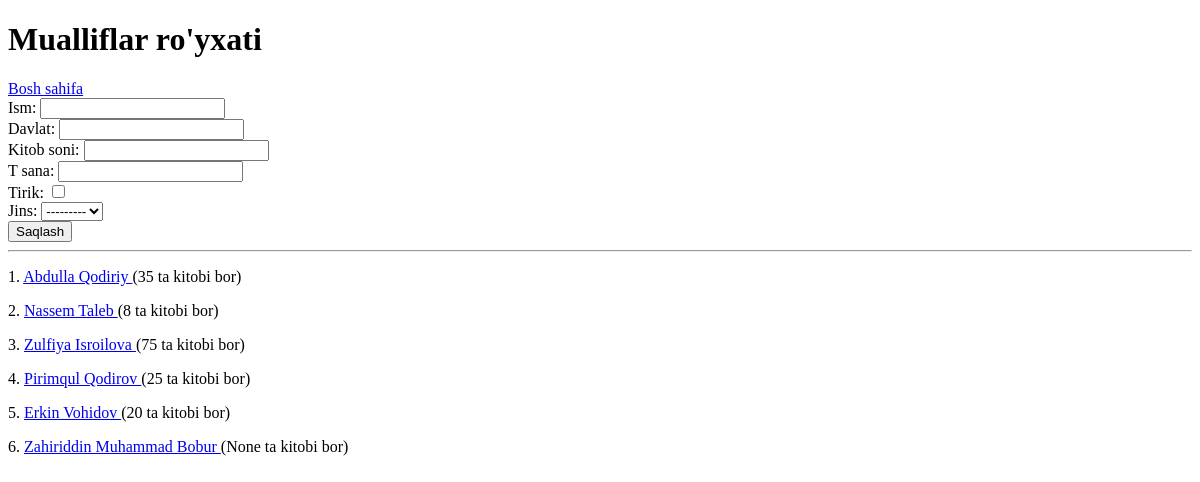
Page /mualliflar/ on the earlier database version.
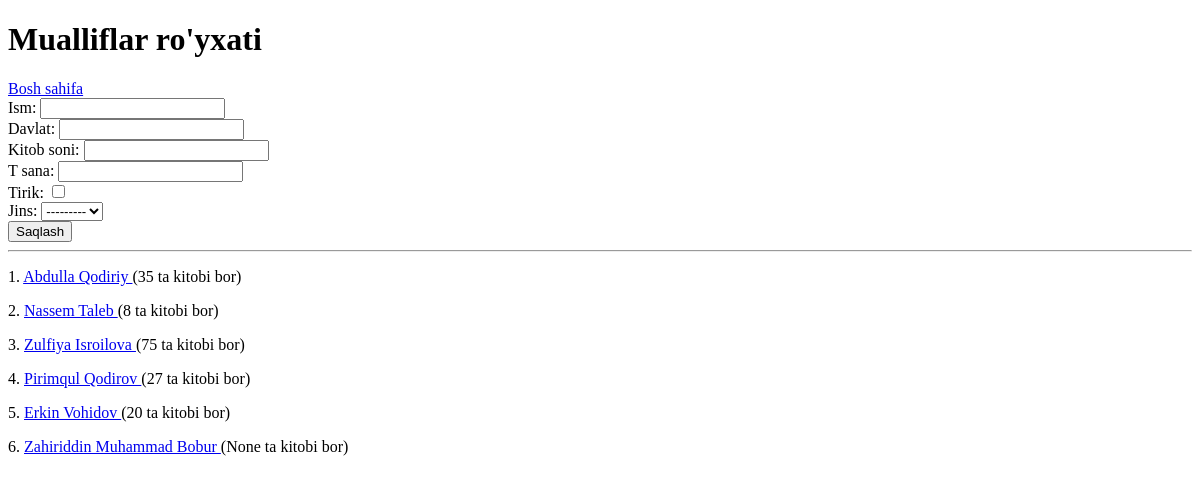
Same page on the later database version.
### main/models.py (models this page shows, shortened)
class Muallif(models.Model):
    JINS_CHOICES = (
        ('Erkak', "Erkak"),
        ('Ayol', 'Ayol')
    )
    ism = models.CharField(max_length=100)
    davlat = models.CharField(max_length=100)
    kitob_soni = models.PositiveSmallIntegerField(null=True, blank=True)
    t_sana = models.DateField()
    tirik = models.BooleanField(default=False)
    jins = models.CharField(max_length=10, choices=JINS_CHOICES)
    class Meta:
        verbose_name_plural = 'Mualliflar'

### main/views.py (the view)
# urls.py: path('mualliflar/', mualliflar_view, name='Mualliflar'),
def mualliflar_view(request):
    mualliflar= Muallif.objects.all()
    form = MuallifForm
    if request.method == "POST":
        muallif_form = MuallifForm(request.POST)
        if muallif_form.is_valid():
            muallif_form.save()
        return redirect('Mualliflar')
    context = {
        'mualliflar':mualliflar,
        "form": form,
    }
    return render(request, 'mualliflar.html', context)

### templates/mualliflar.html (shortened to what this page needs)
<!DOCTYPE html>
<html lang="en">
<head>
</head>
<body>
<h1>Mualliflar ro'yxati</h1>
<a href="/">Bosh sahifa</a>
<form method="post">
    {{ form }}
    <button>Saqlash</button>
</form>
<hr>
  {% for muallif in mualliflar %}
    <p>{{ forloop.counter }}. <a href="/mualliflar/{{ muallif.id}}/">{{ muallif.ism }} </a>({{ muallif.kitob_soni }} ta kitobi bor)</p>
  {% endfor %}
</body>
</html>

Differences in the rows shown:
changed Muallif "Pirimqul Qodirov": kitob_soni "25" → "27"
